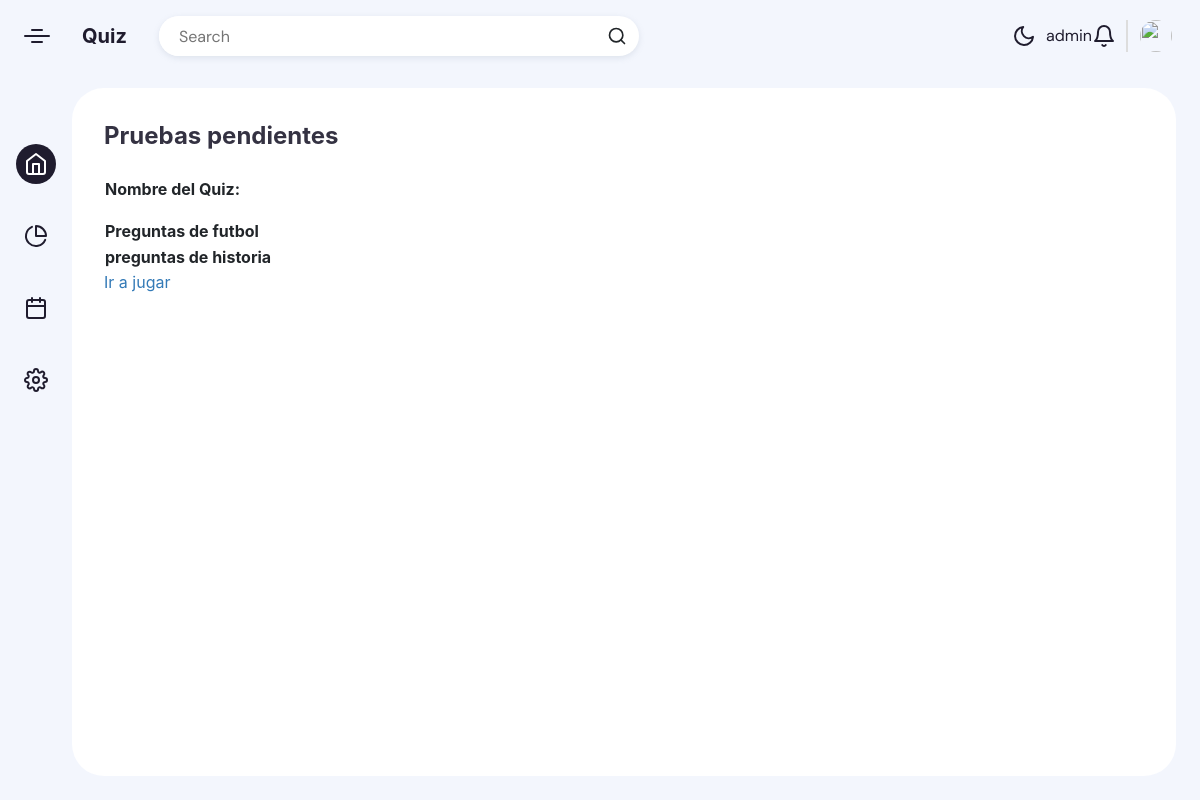
The page /tablaprocesos (signed in) on the database its author committed.
### app/models.py (models this page shows)
class Proceso(models.Model):
    id = models.AutoField(primary_key = True )
    nombre_proceso = models.CharField(max_length = 100)
    correo = models.EmailField(max_length = 100)
    class Tipo(models.TextChoices):
        PREGUNTAS = '1', "Preguntas"
        VOZ = '2', "VOZ"
        CARTAS = '3', "Cartas"
        VIDEOS = '4',"VIDEOS"
    tipo_quiz = models.CharField(
        max_length=2,
        choices=Tipo.choices,
        default=Tipo.CARTAS
    )
    def __str__(self):
        return self.nombre_proceso

### app/views.py (the view)
# urls.py: path('tablaprocesos', views.mostrar_procesos_incompletos,name="tablaprocesos"),
@login_required
def mostrar_procesos_incompletos(request):
    from django.contrib.auth.models import User
    from django.db.models import Q
    id_usuario = User.objects.filter(username=str(request.user))
    id_usuario = id_usuario[0].id
    campanas_incompletas = CampanaAsignada.objects.filter(Q(usuarioasignado_id=id_usuario) & Q(finalizo_campana=0))
    nombre_procesos_incompletos = []
    for proceso in campanas_incompletas:
        nombre_procesos_incompletos.append(str(proceso.procesoasignado))
    context = {
        'total_procesos':len(nombre_procesos_incompletos) if len(nombre_procesos_incompletos) > 0 else 0,
        'campaña_proceso':nombre_procesos_incompletos
    }
    return render(request,'tablaprocesos.html',context)

### app/templates/tablaprocesos.html (shortened to what this page needs)
<!DOCTYPE html>
<html lang="en">
<head>
    <link rel="stylesheet" href="https://cdnjs.cloudflare.com/ajax/libs/normalize/5.0.0/normalize.min.css">
    <link rel="stylesheet" href="https://maxcdn.bootstrapcdn.com/bootstrap/4.0.0/css/bootstrap.min.css">
    <link rel="stylesheet" href="../static/app/css/syles.css">
</head>
<body>
    <div class="app-container">
        <div class="app-header">
            <div class="app-header-left">
                <span class="app-icon"></span>
                <p class="app-name">Quiz </p>
                <div class="search-wrapper">
                    <input class="search-input" type="text" placeholder="Search">
                    <svg xmlns="http://www.w3.org/2000/svg" width="20" height="20" fill="none" stroke="currentColor" stroke-linecap="round" stroke-linejoin="round" stroke-width="2" class="feather feather-search" viewBox="0 0 24 24">
          <defs></defs>
          <circle cx="11" cy="11" r="8"></circle>
          <path d="M21 21l-4.35-4.35"></path>
        </svg>
                </div>
            </div>
            <div class="app-header-right">
                <button class="mode-switch" title="Switch Theme">
        <svg class="moon" fill="none" stroke="currentColor" stroke-linecap="round" stroke-linejoin="round" stroke-width="2" width="24" height="24" viewBox="0 0 24 24">
          <defs></defs>
          <path d="M21 12.79A9 9 0 1111.21 3 7 7 0 0021 12.79z"></path>
        </svg>
      </button>
                <button class="notification-btn">
                {{user}}
        <svg xmlns="http://www.w3.org/2000/svg" width="24" height="24" viewBox="0 0 24 24" fill="none" stroke="currentColor" stroke-width="2" stroke-linecap="round" stroke-linejoin="round" class="feather feather-bell">
          <path d="M18 8A6 6 0 0 0 6 8c0 7-3 9-3 9h18s-3-2-3-9" />
          <path d="M13.73 21a2 2 0 0 1-3.46 0" /></svg>
      </button>
                <button class="profile-btn">
        <img src="https://assets.codepen.io/3306515/IMG_2025.jpg" />
      </button>
            </div>
        </div>
        <div class="app-content">
            <div class="app-sidebar">
                <a href="{% url 'HomeUsuario' %}" class="app-sidebar-link active">
                    <svg xmlns="http://www.w3.org/2000/svg" width="24" height="24" viewBox="0 0 24 24" fill="none" stroke="currentColor" stroke-width="2" stroke-linecap="round" stroke-linejoin="round" class="feather feather-home">
          <path d="M3 9l9-7 9 7v11a2 2 0 0 1-2 2H5a2 2 0 0 1-2-2z" />
          <polyline points="9 22 9 12 15 12 15 22" /></svg>
                </a>
                <a href="" class="app-sidebar-link">
                    <svg class="link-icon" xmlns="http://www.w3.org/2000/svg" width="24" height="24" fill="none" stroke="currentColor" stroke-linecap="round" stroke-linejoin="round" stroke-width="2" class="feather feather-pie-chart" viewBox="0 0 24 24">
          <defs />
          <path d="M21.21 15.89A10 10 0 118 2.83M22 12A10 10 0 0012 2v10z" />
        </svg>
                </a>
                <a href="" class="app-sidebar-link">
                </a>
                <a href="" class="app-sidebar-link">
                </a>
            </div>
            <div class="projects-section">
                <div class="projects-section-header">
                    <p>Pruebas pendientes</p>
                </div>
                <div>
                    {% block content %}
                    <form method="POST">
                        <table>
                            <thead>
                                <th>
                                    <p>Nombre del Quiz:</p>
                                </th>
                            </thead>
                            <tbody>
                                {% comment %} {% for procesos in total_procesos %} {% endcomment %} {% for campaña in campaña_proceso %}
                                <tr>
                                    <th>
                                        {{campaña}}
                                    </th>
                                </tr>
                                {% endfor %} {% comment %} {% endfor %} {% endcomment %}
                            </tbody>
                        </table>
                        <a href="{% url 'jugar' %}">
                            Ir a jugar
                        </a>
                    </form>
                    {% endblock content %}
                </div>
            </div>
        </div>
</body>
</html>

### app/static/app/css/syles.css (style rules this page uses)
* { box-sizing: border-box; }
:root { --app-container: #f3f6fd; --main-color: #1f1c2e; --secondary-color: #4A4A4A; --link-color: #1f1c2e; --link-color-hover: #c3cff4; --link-color-active: #fff; --link-color-active-bg: #1f1c2e; --projects-section: #fff; --message-box-hover: #fafcff; --message-box-border: #e9ebf0; --more-list-bg: #fff; --more-list-bg-hover: #f6fbff; --more-list-shadow: rgba(209, 209, 209, 0.4); --button-bg: #1f1c24; --search-area-bg: #fff; --star: #1ff1c2e; --message-btn: #fff; }
html, body { width: 100%; margin: 0; height: 100%; flex-direction: column; }
body { padding: 0; box-sizing: border-box; display: flex; margin: 0; }
button, a { cursor: pointer; }
.app-container { display: flex; flex-direction: column; height: 100%; background-color: var(--app-container); transition: 0.2s; max-width: 1800px; }
.app-container button, .app-container input, .app-container optgroup, .app-container select, .app-container textarea { font-family: "DM Sans", sans-serif; }
.app-content { display: flex; height: 100%; overflow: hidden; padding: 16px 24px 24px 0; }
.app-header { display: flex; justify-content: space-between; align-items: center; width: 100%; padding: 16px 24px; position: relative; }
.app-header-left, .app-header-right { display: flex; align-items: center; }
.app-header-left { flex-grow: 1; }
.app-header-right button { margin-left: 10px; }
.app-icon { width: 26px; height: 2px; border-radius: 4px; background-color: var(--main-color); position: relative; }
.app-icon:before, .app-icon:after { content: ""; position: absolute; width: 12px; height: 2px; border-radius: 4px; background-color: var(--main-color); left: 50%; transform: translatex(-50%); }
.app-icon:before { top: -6px; }
.app-icon:after { bottom: -6px; }
.app-name { color: var(--main-color); margin: 0; font-size: 20px; line-height: 24px; font-weight: 700; margin: 0 32px; }
.mode-switch { background-color: transparent; border: none; padding: 0; color: var(--main-color); display: flex; justify-content: center; align-items: center; }
.search-wrapper { border-radius: 20px; background-color: var(--search-area-bg); padding-right: 12px; height: 40px; display: flex; justify-content: space-between; align-items: center; width: 100%; max-width: 480px; color: var(--light-font); box-shadow: 0 2px 6px 0 rgba(136, 148, 171, 0.2), 0 24px 20px -24px rgba(71, 82, 107, 0.1); overflow: hidden; }
.search-input { border: none; flex: 1; outline: none; height: 100%; padding: 0 20px; font-size: 16px; background-color: var(--search-area-bg); color: var(--main-color); }
.search-input:placeholder { color: var(--main-color); opacity: 0.6; }
.notification-btn { color: var(--main-color); padding: 0; border: 0; background-color: transparent; height: 32px; display: flex; justify-content: center; align-items: center; }
.profile-btn { padding: 0; border: 0; background-color: transparent; display: flex; align-items: center; padding-left: 12px; border-left: 2px solid #ddd; }
.profile-btn img { width: 32px; height: 32px; -o-object-fit: cover; object-fit: cover; border-radius: 50%; margin-right: 4px; }
.app-sidebar { padding: 40px 16px; display: flex; flex-direction: column; align-items: center; }
.app-sidebar-link { color: var(--main-color); color: var(--link-color); margin: 16px 0; transition: 0.2s; border-radius: 50%; flex-shrink: 0; width: 40px; height: 40px; display: flex; justify-content: center; align-items: center; }
.app-sidebar-link.active { background-color: var(--link-color-active-bg); color: var(--link-color-active); }
.projects-section { flex: 2; background-color: var(--projects-section); border-radius: 32px; padding: 32px 32px 0 32px; overflow: hidden; height: 100%; display: flex; flex-direction: column; }
.projects-section-header { display: flex; justify-content: space-between; align-items: center; margin-bottom: 24px; color: var(--main-color); }
.projects-section-header p { font-size: 24px; line-height: 32px; font-weight: 700; opacity: 0.9; margin: 0; color: var(--main-color); }
body { background-color: #ddd; }
a { color: #3c8dbc; }
a { color: #337ab7; text-decoration: none; }

### rows shown on the page
Proceso: campaña_proceso "Preguntas de futbol"
Proceso: campaña_proceso "preguntas de historia"

### other values the page prints
{{ user }} "admin"
